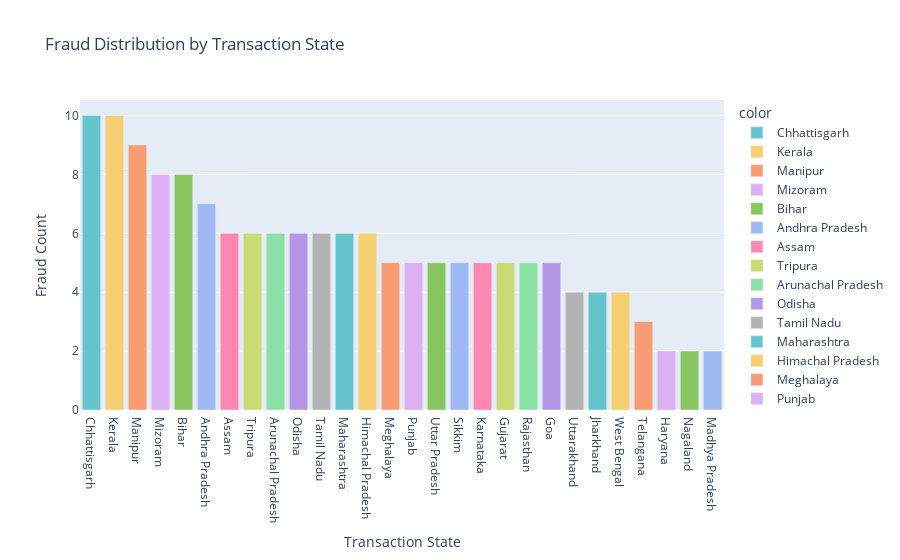

Source (notebook cell):
### Code cell
#plot 7 : fraud distribution by transaction state
fig = px.bar(x=fraud['Transaction_State'].value_counts().index,
             y=fraud['Transaction_State'].value_counts().values,
             color=fraud['Transaction_State'].value_counts().index,
             title='Fraud Distribution by Transaction State',
             labels={'x': 'Transaction State', 'y': 'Fraud Count'},
             color_discrete_sequence=px.colors.qualitative.Pastel)
fig.update_layout(xaxis={'categoryorder': 'total descending'})
fig.show()

### Figure 1 — Plotly figure (JSON) as saved in the notebook; plotly's stock layout.template omitted (floating-point values rounded to 4 significant figures)
{"data": [{"alignmentgroup": "True", "hovertemplate": "color=Chhattisgarh<br>Transaction State=%{x}<br>Fraud Count=%{y}<extra></extra>", "legendgroup": "Chhattisgarh", "marker": {"color": "rgb(102, 197, 204)", "pattern": {"shape": ""}}, "name": "Chhattisgarh", "offsetgroup": "Chhattisgarh", "orientation": "v", "showlegend": true, "textposition": "auto", "type": "bar", "x": ["Chhattisgarh"], "xaxis": "x", "y": [10], "yaxis": "y"}, {"alignmentgroup": "True", "hovertemplate": "color=Kerala<br>Transaction State=%{x}<br>Fraud Count=%{y}<extra></extra>", "legendgroup": "Kerala", "marker": {"color": "rgb(246, 207, 113)", "pattern": {"shape": ""}}, "name": "Kerala", "offsetgroup": "Kerala", "orientation": "v", "showlegend": true, "textposition": "auto", "type": "bar", "x": ["Kerala"], "xaxis": "x", "y": [10], "yaxis": "y"}, {"alignmentgroup": "True", "hovertemplate": "color=Manipur<br>Transaction State=%{x}<br>Fraud Count=%{y}<extra></extra>", "legendgroup": "Manipur", "marker": {"color": "rgb(248, 156, 116)", "pattern": {"shape": ""}}, "name": "Manipur", "offsetgroup": "Manipur", "orientation": "v", "showlegend": true, "textposition": "auto", "type": "bar", "x": ["Manipur"], "xaxis": "x", "y": [9], "yaxis": "y"}, {"alignmentgroup": "True", "hovertemplate": "color=Mizoram<br>Transaction State=%{x}<br>Fraud Count=%{y}<extra></extra>", "legendgroup": "Mizoram", "marker": {"color": "rgb(220, 176, 242)", "pattern": {"shape": ""}}, "name": "Mizoram", "offsetgroup": "Mizoram", "orientation": "v", "showlegend": true, "textposition": "auto", "type": "bar", "x": ["Mizoram"], "xaxis": "x", "y": [8], "yaxis": "y"}, {"alignmentgroup": "True", "hovertemplate": "color=Bihar<br>Transaction State=%{x}<br>Fraud Count=%{y}<extra></extra>", "legendgroup": "Bihar", "marker": {"color": "rgb(135, 197, 95)", "pattern": {"shape": ""}}, "name": "Bihar", "offsetgroup": "Bihar", "orientation": "v", "showlegend": true, "textposition": "auto", "type": "bar", "x": ["Bihar"], "xaxis": "x", "y": [8], "yaxis": "y"}, {"alignmentgroup": "True", "hovertemplate": "color=Andhra Pradesh<br>Transaction State=%{x}<br>Fraud Count=%{y}<extra></extra>", "legendgroup": "Andhra Pradesh", "marker": {"color": "rgb(158, 185, 243)", "pattern": {"shape": ""}}, "name": "Andhra Pradesh", "offsetgroup": "Andhra Pradesh", "orientation": "v", "showlegend": true, "textposition": "auto", "type": "bar", "x": ["Andhra Pradesh"], "xaxis": "x", "y": [7], "yaxis": "y"}, {"alignmentgroup": "True", "hovertemplate": "color=Assam<br>Transaction State=%{x}<br>Fraud Count=%{y}<extra></extra>", "legendgroup": "Assam", "marker": {"color": "rgb(254, 136, 177)", "pattern": {"shape": ""}}, "name": "Assam", "offsetgroup": "Assam", "orientation": "v", "showlegend": true, "textposition": "auto", "type": "bar", "x": ["Assam"], "xaxis": "x", "y": [6], "yaxis": "y"}, {"alignmentgroup": "True", "hovertemplate": "color=Tripura<br>Transaction State=%{x}<br>Fraud Count=%{y}<extra></extra>", "legendgroup": "Tripura", "marker": {"color": "rgb(201, 219, 116)", "pattern": {"shape": ""}}, "name": "Tripura", "offsetgroup": "Tripura", "orientation": "v", "showlegend": true, "textposition": "auto", "type": "bar", "x": ["Tripura"], "xaxis": "x", "y": [6], "yaxis": "y"}, {"alignmentgroup": "True", "hovertemplate": "color=Arunachal Pradesh<br>Transaction State=%{x}<br>Fraud Count=%{y}<extra></extra>", "legendgroup": "Arunachal Pradesh", "marker": {"color": "rgb(139, 224, 164)", "pattern": {"shape": ""}}, "name": "Arunachal Pradesh", "offsetgroup": "Arunachal Pradesh", "orientation": "v", "showlegend": true, "textposition": "auto", "type": "bar", "x": ["Arunachal Pradesh"], "xaxis": "x", "y": [6], "yaxis": "y"}, {"alignmentgroup": "True", "hovertemplate": "color=Odisha<br>Transaction State=%{x}<br>Fraud Count=%{y}<extra></extra>", "legendgroup": "Odisha", "marker": {"color": "rgb(180, 151, 231)", "pattern": {"shape": ""}}, "name": "Odisha", "offsetgroup": "Odisha", "orientation": "v", "showlegend": true, "textposition": "auto", "type": "bar", "x": ["Odisha"], "xaxis": "x", "y": [6], "yaxis": "y"}, {"alignmentgroup": "True", "hovertemplate": "color=Tamil Nadu<br>Transaction State=%{x}<br>Fraud Count=%{y}<extra></extra>", "legendgroup": "Tamil Nadu", "marker": {"color": "rgb(179, 179, 179)", "pattern": {"shape": ""}}, "name": "Tamil Nadu", "offsetgroup": "Tamil Nadu", "orientation": "v", "showlegend": true, "textposition": "auto", "type": "bar", "x": ["Tamil Nadu"], "xaxis": "x", "y": [6], "yaxis": "y"}, {"alignmentgroup": "True", "hovertemplate": "color=Maharashtra<br>Transaction State=%{x}<br>Fraud Count=%{y}<extra></extra>", "legendgroup": "Maharashtra", "marker": {"color": "rgb(102, 197, 204)", "pattern": {"shape": ""}}, "name": "Maharashtra", "offsetgroup": "Maharashtra", "orientation": "v", "showlegend": true, "textposition": "auto", "type": "bar", "x": ["Maharashtra"], "xaxis": "x", "y": [6], "yaxis": "y"}, {"alignmentgroup": "True", "hovertemplate": "color=Himachal Pradesh<br>Transaction State=%{x}<br>Fraud Count=%{y}<extra></extra>", "legendgroup": "Himachal Pradesh", "marker": {"color": "rgb(246, 207, 113)", "pattern": {"shape": ""}}, "name": "Himachal Pradesh", "offsetgroup": "Himachal Pradesh", "orientation": "v", "showlegend": true, "textposition": "auto", "type": "bar", "x": ["Himachal Pradesh"], "xaxis": "x", "y": [6], "yaxis": "y"}, {"alignmentgroup": "True", "hovertemplate": "color=Meghalaya<br>Transaction State=%{x}<br>Fraud Count=%{y}<extra></extra>", "legendgroup": "Meghalaya", "marker": {"color": "rgb(248, 156, 116)", "pattern": {"shape": ""}}, "name": "Meghalaya", "offsetgroup": "Meghalaya", "orientation": "v", "showlegend": true, "textposition": "auto", "type": "bar", "x": ["Meghalaya"], "xaxis": "x", "y": [5], "yaxis": "y"}, {"alignmentgroup": "True", "hovertemplate": "color=Punjab<br>Transaction State=%{x}<br>Fraud Count=%{y}<extra></extra>", "legendgroup": "Punjab", "marker": {"color": "rgb(220, 176, 242)", "pattern": {"shape": ""}}, "name": "Punjab", "offsetgroup": "Punjab", "orientation": "v", "showlegend": true, "textposition": "auto", "type": "bar", "x": ["Punjab"], "xaxis": "x", "y": [5], "yaxis": "y"}, {"alignmentgroup": "True", "hovertemplate": "color=Uttar Pradesh<br>Transaction State=%{x}<br>Fraud Count=%{y}<extra></extra>", "legendgroup": "Uttar Pradesh", "marker": {"color": "rgb(135, 197, 95)", "pattern": {"shape": ""}}, "name": "Uttar Pradesh", "offsetgroup": "Uttar Pradesh", "orientation": "v", "showlegend": true, "textposition": "auto", "type": "bar", "x": ["Uttar Pradesh"], "xaxis": "x", "y": [5], "yaxis": "y"}, {"alignmentgroup": "True", "hovertemplate": "color=Sikkim<br>Transaction State=%{x}<br>Fraud Count=%{y}<extra></extra>", "legendgroup": "Sikkim", "marker": {"color": "rgb(158, 185, 243)", "pattern": {"shape": ""}}, "name": "Sikkim", "offsetgroup": "Sikkim", "orientation": "v", "showlegend": true, "textposition": "auto", "type": "bar", "x": ["Sikkim"], "xaxis": "x", "y": [5], "yaxis": "y"}, {"alignmentgroup": "True", "hovertemplate": "color=Karnataka<br>Transaction State=%{x}<br>Fraud Count=%{y}<extra></extra>", "legendgroup": "Karnataka", "marker": {"color": "rgb(254, 136, 177)", "pattern": {"shape": ""}}, "name": "Karnataka", "offsetgroup": "Karnataka", "orientation": "v", "showlegend": true, "textposition": "auto", "type": "bar", "x": ["Karnataka"], "xaxis": "x", "y": [5], "yaxis": "y"}, {"alignmentgroup": "True", "hovertemplate": "color=Gujarat<br>Transaction State=%{x}<br>Fraud Count=%{y}<extra></extra>", "legendgroup": "Gujarat", "marker": {"color": "rgb(201, 219, 116)", "pattern": {"shape": ""}}, "name": "Gujarat", "offsetgroup": "Gujarat", "orientation": "v", "showlegend": true, "textposition": "auto", "type": "bar", "x": ["Gujarat"], "xaxis": "x", "y": [5], "yaxis": "y"}, {"alignmentgroup": "True", "hovertemplate": "color=Rajasthan<br>Transaction State=%{x}<br>Fraud Count=%{y}<extra></extra>", "legendgroup": "Rajasthan", "marker": {"color": "rgb(139, 224, 164)", "pattern": {"shape": ""}}, "name": "Rajasthan", "offsetgroup": "Rajasthan", "orientation": "v", "showlegend": true, "textposition": "auto", "type": "bar", "x": ["Rajasthan"], "xaxis": "x", "y": [5], "yaxis": "y"}, {"alignmentgroup": "True", "hovertemplate": "color=Goa<br>Transaction State=%{x}<br>Fraud Count=%{y}<extra></extra>", "legendgroup": "Goa", "marker": {"color": "rgb(180, 151, 231)", "pattern": {"shape": ""}}, "name": "Goa", "offsetgroup": "Goa", "orientation": "v", "showlegend": true, "textposition": "auto", "type": "bar", "x": ["Goa"], "xaxis": "x", "y": [5], "yaxis": "y"}, {"alignmentgroup": "True", "hovertemplate": "color=Uttarakhand<br>Transaction State=%{x}<br>Fraud Count=%{y}<extra></extra>", "legendgroup": "Uttarakhand", "marker": {"color": "rgb(179, 179, 179)", "pattern": {"shape": ""}}, "name": "Uttarakhand", "offsetgroup": "Uttarakhand", "orientation": "v", "showlegend": true, "textposition": "auto", "type": "bar", "x": ["Uttarakhand"], "xaxis": "x", "y": [4], "yaxis": "y"}, {"alignmentgroup": "True", "hovertemplate": "color=Jharkhand<br>Transaction State=%{x}<br>Fraud Count=%{y}<extra></extra>", "legendgroup": "Jharkhand", "marker": {"color": "rgb(102, 197, 204)", "pattern": {"shape": ""}}, "name": "Jharkhand", "offsetgroup": "Jharkhand", "orientation": "v", "showlegend": true, "textposition": "auto", "type": "bar", "x": ["Jharkhand"], "xaxis": "x", "y": [4], "yaxis": "y"}, {"alignmentgroup": "True", "hovertemplate": "color=West Bengal<br>Transaction State=%{x}<br>Fraud Count=%{y}<extra></extra>", "legendgroup": "West Bengal", "marker": {"color": "rgb(246, 207, 113)", "pattern": {"shape": ""}}, "name": "West Bengal", "offsetgroup": "West Bengal", "orientation": "v", "showlegend": true, "textposition": "auto", "type": "bar", "x": ["West Bengal"], "xaxis": "x", "y": [4], "yaxis": "y"}, {"alignmentgroup": "True", "hovertemplate": "color=Telangana<br>Transaction State=%{x}<br>Fraud Count=%{y}<extra></extra>", "legendgroup": "Telangana", "marker": {"color": "rgb(248, 156, 116)", "pattern": {"shape": ""}}, "name": "Telangana", "offsetgroup": "Telangana", "orientation": "v", "showlegend": true, "textposition": "auto", "type": "bar", "x": ["Telangana"], "xaxis": "x", "y": [3], "yaxis": "y"}, {"alignmentgroup": "True", "hovertemplate": "color=Haryana<br>Transaction State=%{x}<br>Fraud Count=%{y}<extra></extra>", "legendgroup": "Haryana", "marker": {"color": "rgb(220, 176, 242)", "pattern": {"shape": ""}}, "name": "Haryana", "offsetgroup": "Haryana", "orientation": "v", "showlegend": true, "textposition": "auto", "type": "bar", "x": ["Haryana"], "xaxis": "x", "y": [2], "yaxis": "y"}, {"alignmentgroup": "True", "hovertemplate": "color=Nagaland<br>Transaction State=%{x}<br>Fraud Count=%{y}<extra></extra>", "legendgroup": "Nagaland", "marker": {"color": "rgb(135, 197, 95)", "pattern": {"shape": ""}}, "name": "Nagaland", "offsetgroup": "Nagaland", "orientation": "v", "showlegend": true, "textposition": "auto", "type": "bar", "x": ["Nagaland"], "xaxis": "x", "y": [2], "yaxis": "y"}, {"alignmentgroup": "True", "hovertemplate": "color=Madhya Pradesh<br>Transaction State=%{x}<br>Fraud Count=%{y}<extra></extra>", "legendgroup": "Madhya Pradesh", "marker": {"color": "rgb(158, 185, 243)", "pattern": {"shape": ""}}, "name": "Madhya Pradesh", "offsetgroup": "Madhya Pradesh", "orientation": "v", "showlegend": true, "textposition": "auto", "type": "bar", "x": ["Madhya Pradesh"], "xaxis": "x", "y": [2], "yaxis": "y"}], "layout": {"barmode": "relative", "legend": {"title": {"text": "color"}, "tracegroupgap": 0}, "title": {"text": "Fraud Distribution by Transaction State"}, "xaxis": {"anchor": "y", "categoryorder": "total descending", "domain": [0, 1], "title": {"text": "Transaction State"}}, "yaxis": {"anchor": "x", "domain": [0, 1], "title": {"text": "Fraud Count"}}}}
